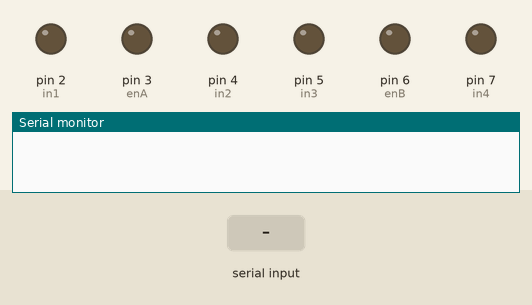
This sketch was run on a simulated Arduino Uno, built with avr-gcc and run on an emulated ATmega328P. Shown: output pins drawn as LEDs (lit = HIGH), the last lines printed to the serial monitor. The inputs (shaded band) are chosen by the test bench.

Above: at 1.2 s.
1.3 s: "F" received over Serial
At 3.5 s:
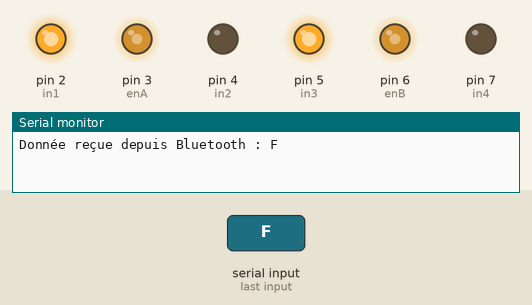
3.8 s: "L" received over Serial
At 5.4 s:
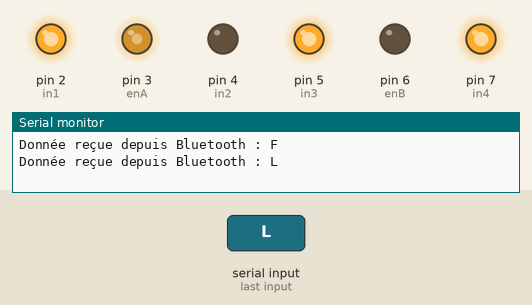
6.3 s: "R" received over Serial
At 8.4 s:
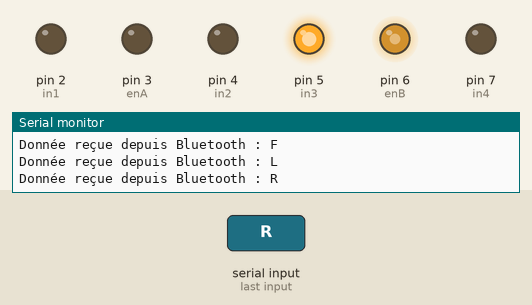
8.8 s: "B" received over Serial
At 10.4 s:
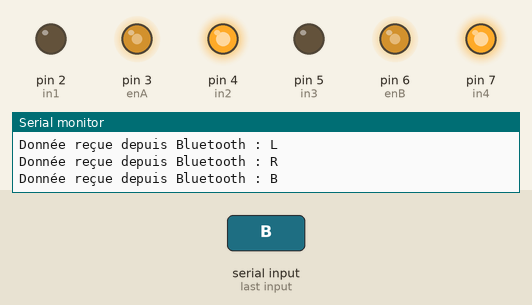
11.3 s: "S" received over Serial
At 13.5 s:
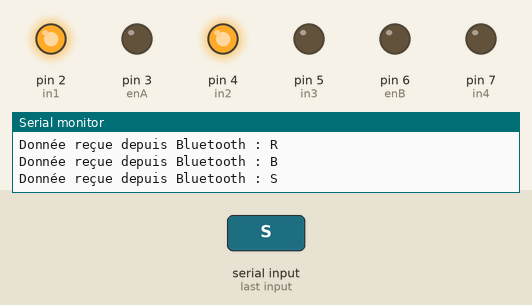
Timing chart, 0 to 14.8 s (numbered marks = the images above; inputs shaded):
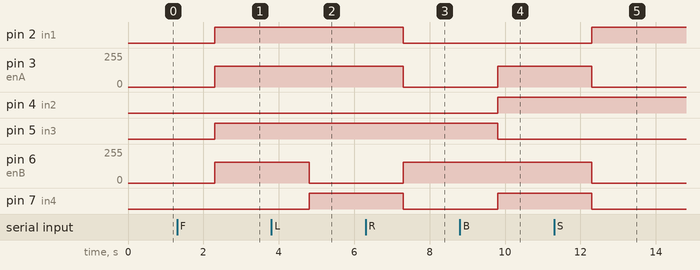

Measured:
- after the input at 1.3 s, pin 2 (in1), pin 5 (in3): LOW → HIGH after 1.0 s; pin 3 (enA), pin 6 (enB): 0/255 → 155/255 after 1.0 s
- after the input at 3.8 s, pin 6 (enB): 155/255 → 0/255 after 1.0 s; pin 7 (in4): LOW → HIGH after 1.0 s
- after the input at 6.3 s, pin 2 (in1), pin 7 (in4): HIGH → LOW after 1.0 s; pin 3 (enA): 155/255 → 0/255 after 1.0 s; pin 6 (enB): 0/255 → 155/255 after 1.0 s
- after the input at 8.8 s, pin 3 (enA): 0/255 → 155/255 after 1.0 s; pin 4 (in2), pin 7 (in4): LOW → HIGH after 1.0 s; pin 5 (in3): HIGH → LOW after 1.0 s
- after the input at 11.3 s, pin 2 (in1): LOW → HIGH after 1.0 s; pin 3 (enA), pin 6 (enB): 155/255 → 0/255 after 1.0 s; pin 7 (in4): HIGH → LOW after 1.0 s

The sketch:

Controle_via_Bluetooth.ino
```cpp
// Définition des pins pour le contrôle des moteurs

  const int in1 = 2; // Direction du moteur A
  const int in2 = 4; // Direction du moteur A
  const int enA = 3; // PWM pour le contrôle de la vitesse du moteur A

  const int in3 = 5; // Direction du moteur B
  const int in4 = 7; // Direction du moteur B
  const int enB = 6; // PWM pour le contrôle de la vitesse du moteur B

  void setup()
{
     Serial.begin(9600); // Initialise la communication série avec le moniteur série

    // Définit les pins comme des sorties
      pinMode(enA, OUTPUT);
      pinMode(enB, OUTPUT);
      pinMode(in1, OUTPUT);
      pinMode(in2, OUTPUT);
      pinMode(in3, OUTPUT);
      pinMode(in4, OUTPUT);
}

// Fonction pour faire avancer les moteurs
  void avancer()
{
    digitalWrite(in1, HIGH);
    digitalWrite(in2, LOW);
    digitalWrite(in3, HIGH);
    digitalWrite(in4, LOW);
    analogWrite(enA, 155); // Vitesse maximale pour le moteur A
    analogWrite(enB, 155); // Vitesse maximale pour le moteur B
}

// Fonction pour faire reculer les moteurs
  void reculer()
{
    digitalWrite(in1, LOW);
    digitalWrite(in2, HIGH);
    digitalWrite(in3, LOW);
    digitalWrite(in4, HIGH);
    analogWrite(enA, 155); // Vitesse maximale pour le moteur A
    analogWrite(enB, 155); // Vitesse maximale pour le moteur B
}

// Fonction pour faire tourner à gauche les moteurs
  void gauche()
{
    digitalWrite(in1, HIGH);
    digitalWrite(in2, LOW);
    digitalWrite(in3, HIGH);
    digitalWrite(in4, HIGH);
    analogWrite(enA, 155); // Vitesse maximale pour le moteur A
    analogWrite(enB, 0); // Vitesse maximale pour le moteur B
}

// Fonction pour faire tourner à droite les moteurs
  void droite()
{
    digitalWrite(in1, LOW);
    digitalWrite(in2, LOW);
    digitalWrite(in3, HIGH);
    digitalWrite(in4, LOW);
    analogWrite(enA, 0); // Vitesse maximale pour le moteur A
    analogWrite(enB, 155); // Vitesse maximale pour le moteur B
}

// Fonction pour arrêter les moteurs
  void arreter()
{
    digitalWrite(in1, HIGH);
    digitalWrite(in2, HIGH);
    digitalWrite(in3, LOW);
    digitalWrite(in4, LOW);
    analogWrite(enA, 0); // Arrête le moteur A
    analogWrite(enB, 0); // Arrête le moteur B
}
//
  void loop()
{
   while (Serial.available() > 0)
  {
      String donnee = Serial.readString(); // Lire les données reçues du module Bluetooth
      Serial.print("Donnée reçue depuis Bluetooth : ");
      Serial.println(donnee);

    if ( donnee == "F") // F = Forward
    {
        // Fait tourner les moteurs en avance
          avancer();
        //delay(1000); // pendant 1 seconde
    }
    else if ( donnee == "L") // L = Left
    {
        // Fait tourner les moteurs à gauche
          gauche();
        //delay(1000); // pendant 1 seconde
    }
    else if ( donnee == "R") // R = Right
    {
        // Fait tourner les moteurs à droite
          droite();
        //delay(1000); // pendant 1 seconde
    }
    else if ( donnee == "B") // B = Backward
    {
        // Fait tourner les moteurs en arrière
          reculer();
        //delay(1000); // pendant 1 seconde
    }
    else if ( donnee == "S") // S = Stop
    {
        // Arrête les moteurs
          arreter();
        //delay(1000); // pendant 1 seconde
    }
  }
}
```
